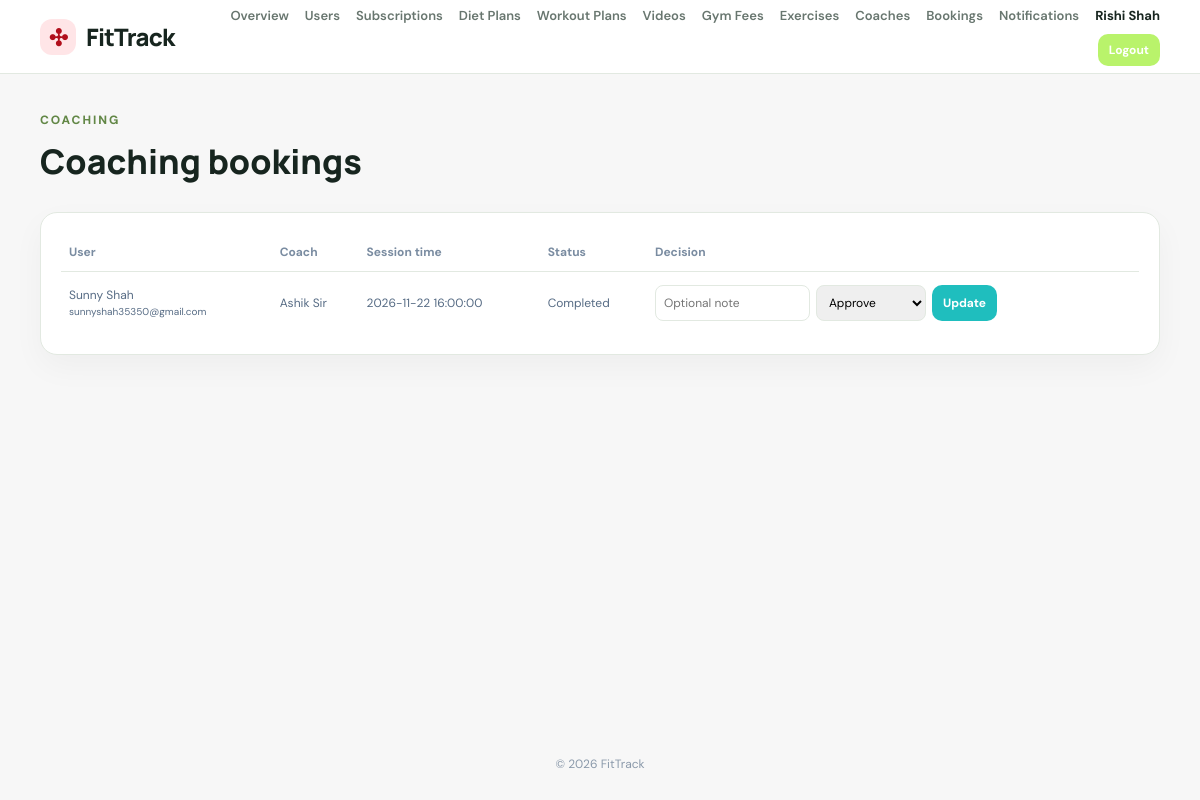
Page /admin/bookings.php (signed in) on the committed database.
### tables this page shows
CREATE TABLE `coach_bookings` (
  `id` bigint(20) UNSIGNED NOT NULL,
  `user_id` bigint(20) UNSIGNED NOT NULL,
  `coach_id` bigint(20) UNSIGNED NOT NULL,
  `session_start` datetime NOT NULL,
  `duration_minutes` smallint(5) UNSIGNED NOT NULL DEFAULT 60,
  `status` enum('pending','approved','rejected','completed','cancelled') NOT NULL DEFAULT 'pending',
  `user_message` text DEFAULT NULL,
  `admin_message` text DEFAULT NULL,
  `created_at` timestamp NOT NULL DEFAULT current_timestamp(),
  `reviewed_at` datetime DEFAULT NULL,
  `reviewed_by` bigint(20) UNSIGNED DEFAULT NULL
);

CREATE TABLE `users` (
  `id` bigint(20) UNSIGNED NOT NULL,
  `name` varchar(100) NOT NULL,
  `email` varchar(190) NOT NULL,
  `password_hash` varchar(255) NOT NULL,
  `role` enum('user','admin') NOT NULL DEFAULT 'user',
  `age` tinyint(3) UNSIGNED DEFAULT NULL,
  `gender` enum('male','female','other','prefer_not_to_say') DEFAULT NULL,
  `height_cm` decimal(5,2) DEFAULT NULL,
  `weight_kg` decimal(6,2) DEFAULT NULL,
  `fitness_level` enum('beginner','intermediate','advanced','expert') NOT NULL DEFAULT 'beginner',
  `fitness_goal` varchar(40) DEFAULT 'general_fitness',
  `dietary_preference` varchar(40) DEFAULT 'no_preference',
  `food_allergies` varchar(500) DEFAULT NULL,
  `available_days` text DEFAULT NULL,
  `subscription_plan` enum('monthly','quarterly','yearly') DEFAULT NULL,
  `subscription_status` enum('normal','pending','active','expired') NOT NULL DEFAULT 'normal',
  `subscription_expires_at` date DEFAULT NULL,
  `created_at` timestamp NOT NULL DEFAULT current_timestamp(),
  `updated_at` timestamp NOT NULL DEFAULT current_timestamp() ON UPDATE current_timestamp()
);

CREATE TABLE `coaches` (
  `id` bigint(20) UNSIGNED NOT NULL,
  `name` varchar(120) NOT NULL,
  `email` varchar(190) DEFAULT NULL,
  `specialization` varchar(180) NOT NULL,
  `bio` text DEFAULT NULL,
  `experience_years` tinyint(3) UNSIGNED DEFAULT NULL,
  `fee` decimal(10,2) DEFAULT NULL,
  `photo` varchar(255) DEFAULT NULL,
  `is_active` tinyint(1) NOT NULL DEFAULT 1,
  `created_at` timestamp NOT NULL DEFAULT current_timestamp()
);

### includes/init.php (called while the page is built, shortened)
<?php
function e(mixed $value): string
{
    return htmlspecialchars((string) $value, ENT_QUOTES, 'UTF-8');
}

### admin/bookings.php (the view, shortened to what this page needs)
<?php
require_once __DIR__.'/../includes/auth.php';requireAdmin();require_once __DIR__.'/../includes/mailer.php';
$rows=$pdo->query('SELECT b.*,u.name user_name,u.email,c.name coach_name FROM coach_bookings b JOIN users u ON u.id=b.user_id JOIN coaches c ON c.id=b.coach_id ORDER BY b.session_start DESC')->fetchAll();$pageTitle='Coaching bookings';require __DIR__.'/../includes/header.php';?>
<section class="page-heading"><div><p class="eyebrow">COACHING</p><h1>Coaching bookings</h1></div></section><section class="panel"><div class="table-wrap"><table><thead><tr><th>User</th><th>Coach</th><th>Session time</th><th>Status</th><th>Decision</th></tr></thead><tbody><?php foreach($rows as $b):?><tr><td><?=e($b['user_name'])?><br><small><?=e($b['email'])?></small></td><td><?=e($b['coach_name'])?></td><td><?=e($b['session_start'])?></td><td><?=e(ucfirst($b['status']))?></td><td><form method="post" class="admin-decision"><input type="hidden" name="csrf_token" value="<?=e(csrfToken())?>"><input type="hidden" name="id" value="<?=(int)$b['id']?>"><input name="note" placeholder="Optional note"><select name="status"><option value="approved">Approve</option><option value="rejected">Reject</option><option value="completed">Completed</option><option value="cancelled">Cancel</option></select><button class="button btn-small">Update</button></form></td></tr><?php endforeach;?></tbody></table></div></section><?php require __DIR__.'/../includes/footer.php';?>

### assets/css/style.css (style rules this page uses)
:root { --green: #12c115; --green-dark: #8f0b13; --ink: #171717; --muted: #737373; --line: #e5e5e5; --bg: #f7f7f7; --white: #fff; --red: #b42318; --shadow: 0 12px 32px #1717170a; }
* { box-sizing: border-box; }
body { margin: 0; background: var(--bg); color: var(--ink); font-family: 'DM Sans', Arial, sans-serif; }
button, input, select, textarea { font: inherit; }
.button { display: inline-flex; justify-content: center; align-items: center; gap: 8px; border: 0; border-radius: 10px; background: rgb(31, 190, 190); color: white; padding: 12px 17px; font-weight: 700; cursor: pointer; }
.eyebrow { font-size: 12px; letter-spacing: 1.5px; font-weight: 800; text-transform: uppercase; color: var(--green); margin: 0 0 13px; }
.role-card, .panel, .auth-card, .stat { background: #fff; border: 1px solid var(--line); border-radius: 17px; box-shadow: var(--shadow); }
.panel { padding: 20px; margin-bottom: 17px; min-width: 0; }
.table-wrap { overflow-x: auto; }
table { width: 100%; border-collapse: collapse; font-size: 12px; min-width: 420px; }
th { text-align: left; color: #7a8ca1; padding: 11px 8px; border-bottom: 1px solid var(--line); }
td { padding: 13px 8px; border-bottom: 1px solid #edf1f6; color: #566b84; }
tbody tr:last-child td { border-bottom: 0; }
.btn-small { padding: 8px 11px; font-size: 12px; }
.page-heading { display: flex; align-items: center; justify-content: space-between; gap: 16px; margin: 0 0 22px; }
.page-heading h1 { font: 800 clamp(25px, 3vw, 34px)/1.2 Manrope, sans-serif; margin: 0 0 8px; }
:root { --green: #c1121f; --green-dark: #8f0b13; --ink: #171717; --muted: #737373; --line: #e5e5e5; --bg: #f7f7f7; }
:root { --ft-green:#166534; --ft-green-dark:#123b2b; --ft-green-soft:#e7f5ec; --ft-border:#d7e8dc; }
body { --primary:var(--ft-green); }

### assets/css/style2.css (style rules this page uses)
:root { --ink:#17251f;--muted:#68766f;--green:#b9f36b;--deep:#12241d;--paper:#f6f8f4;--line:#e2e9e1 }
.eyebrow { font-size:12px;letter-spacing:.16em;font-weight:800;color:#628746 }
.admin-decision { display:flex;gap:6px;flex-wrap:wrap;min-width:230px }
.admin-decision input,.admin-decision select { min-width:110px;max-width:180px;padding:8px;border:1px solid var(--line);border-radius:8px }
:root { --ft-green:#166534; --ft-green-dark:#123b2b; --ft-green-soft:#e7f5ec; --ft-border:#d7e8dc; }
body { --primary:var(--ft-green); }

### rows in the picture
coach_bookings: user.name "Sunny Shah", user.email "sunnyshah35350@gmail.com", coach.name "Ashik Sir", session_start "2026-11-22 16:00:00", status "Completed"

### other values in the picture
escapeHtml($_SESSION['user_name'] ?? 'Admin') "Rishi Shah"
